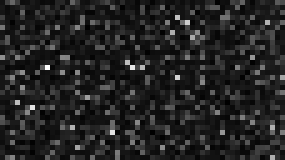
%> input picture ExampleData/pos_cell7_short copy.tif, 57 x 32 px (shown 5 times larger)
$ octave --eval "result = SMT_getWaveletNoiseLevels(imread('../../ExampleData/pos_cell7_short copy.tif'));"   (GNU Octave 9; MATLAB toolbox functions it lacks are replaced by stand-ins)
%> lines starting %> are read from the running program, lines starting %| are printed output that depends on the picture
### Detect/Wavelet/SMT_ATrous.m
function WP=SMT_ATrous(I, varargin)
%% WP=SMT_ATrous(I, varargin)
%
% Applies the A Trous wavelet transform and gives the 'levels' first wavelets
% from the image I. This wavelet acts by applying a smoothing filter (often gaussian)
% on the image and the 1st wavelet plane is the difference the original image
% and the first smoothed image. Then the smoothed image is filtered by an even
% coarser smoothing filter etc.
% For more reading consult:
% J.-L. Starck, F. Murtagh, A. Bijaoui, "Multiresolution Support Applied to
% Image Filtering and Restoration", Graph. Models Image Process, 57:5 (1995)
% J.-C. Olivo-M-Marin, "Extraction of spots in biological images using
% multiscale products", Pattern Recognition, 35 (2002).
%
% Input:
% I               : The image that should be operated on.
%
% Output:
% An [m,n,levels+1], where [m, n]=size(I). The levels+1 image plane
% is the last smoothed image.
%
% options:
% 'Levels'        : followed by the number of wavelet planes to calculate.
%                   Default value is 3.
% 'Display'       : if given, the wavelets are displayed in individual plots.
%

%% copyright notice
%%%%%%%%%%%%%%%%%%%%%%%%%%%%%%%%%%%%%%%%%%%%%%%%%%%%%%%%%%%%%%%%%%%%%%%%%%%
% SMT_ATrous.m, Performs the A Trous wavelet transform
% =========================================================================
%
% Copyright (C) 2012 Fredrik Persson
%
% E-mail: freddie.persson@gmail.com
%%%%%%%%%%%%%%%%%%%%%%%%%%%%%%%%%%%%%%%%%%%%%%%%%%%%%%%%%%%%%%%%%%%%%%%%%%%
% This program is free software: you can redistribute it and/or modify it
% under the terms of the GNU General Public License as published by the
% Free Software Foundation, either version 3 of the License, or any later
% version.
% This program is distributed in the hope that it will be useful, but
% WITHOUT ANY WARRANTY; without even the implied warranty of
% MERCHANTABILITY or FITNESS FOR A PARTICULAR PURPOSE. See the GNU General
% Public License for more details.
%
% You should have received a copy of the GNU General Public License along
% with this program. If not, see <http://www.gnu.org/licenses/>.


%% read options
levels = 3;
do_display = false;

if(nargin>1)        % parse options
    kmax = nargin;   % stopping criterion
    if iscell(varargin{1})
        varargin = varargin{1};     % fulhack
%> varargin = {''}
        kmax = length(varargin)+1;
%> kmax = 2
    end
    % argument counter
    k = 1;
    while(k<kmax)
        option=varargin{k};
        if(strcmpi(option,'Display'))
            do_display = true;
            k=k+1;
        elseif(strcmpi(option,''))     % fulhack

            k=k+1;
        elseif(strcmpi(option,'Levels'))
            if(~isempty(varargin{k+1}))
                levels=varargin{k+1};
                if(~isnumeric(levels) || levels<=2 || levels~=round(levels))
                    error('SMT_ATrous: Levels option must be followed by a positive integer larger than 2.')
                end
            end
            k=k+2;
        else
            error(['SMT_ATrous: option ' option ' not recognized.'])
        end
    end
%> this loop made 1 pass
%> (option, k) on pass 1: ('', 2)
%> after the loop, do_display = false; levels = 3
end

%% define variables

[m, n] = size(I);
%> m = 32; n = 57


originalImg = I;
%> originalImg is the input picture: size 32x57 uint16; min 445, max 542, mean 458.6
lastImg = I;
img = I;
WP = zeros(m, n, levels + 1);
%> WP: size 32x57x4 double; every value is 0
baseKernel = (1/16)*[1 4 6 4 1];
kernel = [];


%% Make the wavelet planes

if do_display
    figure('Name', ['Wavelet planes']);
end

for ind=1:levels
    if ind>1
        kernel = zeros(1,2*length(kernel)-1);
        kernel(1:2^(ind-1):end) = baseKernel;
    else
        kernel = baseKernel;
    end

    % Pad the matrix before to avoid zero-padding
    pad = (length(kernel)-1)/2;
    lastImgPad = padarray(lastImg, [pad, pad], 'replicate');

    img = conv2(kernel, kernel, lastImgPad, 'valid');

    waveletPlane = double(lastImg)-double(img);

    if do_display
        subplot(1, levels, ind);
        imagesc(waveletPlane);
    end

    WP(:, :, ind) = waveletPlane;
    lastImg = img;
end
%> this loop made 3 passes
%> pad on pass 1: 2
%> pad on passes 2 to 3: 4, 8
%> pass 1, in SMT_ATrous, `lastImgPad = padarray(lastImg, [pad, pad], 'replicate');`:
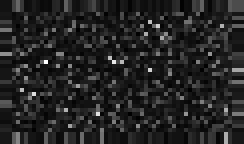
%> lastImgPad: size 36x61 uint16 (shown 4 times larger); min 445, max 542, mean 458.7; drawn with min black and max white
%> pass 1, in SMT_ATrous, `img = conv2(kernel, kernel, lastImgPad, 'valid');`:
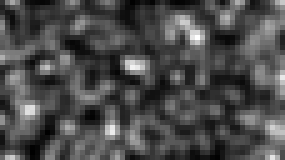
%> img: size 32x57 double (shown 5 times larger); min 452.3, max 473.6, mean 458.6; drawn with min black and max white
%> pass 1, in SMT_ATrous, `waveletPlane = double(lastImg)-double(img);`:
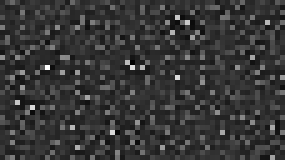
%> waveletPlane: size 32x57 double (shown 5 times larger); min -20.27, max 73.55, mean 0; drawn with min black and max white
%> pass 2, in SMT_ATrous, `lastImgPad = padarray(lastImg, [pad, pad], 'replicate');`:
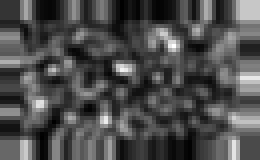
%> lastImgPad: size 40x65 double (shown 4 times larger); min 452.3, max 473.6, mean 458.8; drawn with min black and max white
%> after the loop:
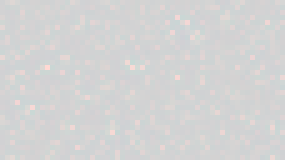
%> WP: size 32x57x4 double (shown 5 times larger); mean R, G, B, A 0, 0, 0, 0; transparent parts drawn white
%> after the loop, kernel = 17 values, max 0.375 at index 9, min 0 at index 2, mean 0.0588
WP(:, :, end) = img;
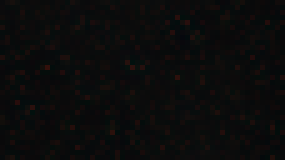
%> WP: size 32x57x4 double (shown 5 times larger); mean R, G, B, A 0, 0, 0, 458.6; transparent parts drawn white
%> `result = SMT_getWaveletNoiseLevels(imread('../../ExampleData/pos_cell7..`: result = [10.37 10.37 10.37]
end

### Detect/Wavelet/SMT_getWaveletNoiseLevels.m
function sigmaNoise = SMT_getWaveletNoiseLevels(I, varargin)
%% sigmaNoise=SMT_getWaveletNoiseLevels(I, varargin)
%
% Estimates the wavelet planes noise levels for the coefficients. It
% is possible to make use of three different methods.
%
% Input:
% I               : The data that should be operated on.
%
% Output:
% An [1, levels] array, with the corresponding significant noise levels.
%
% options:
% 'Levels'        : followed by the number of wavelet planes to use.
%                   Default value is 3.
% 'Display'       : if given, the wavelets are displayed in individual plots.
% 'simNoise'      : if given, the significance level is determined from
%                   simulated gaussian noise (Starck et al 1995).
% 'actualPlaneNoise'   : if given the significance level will be estimated from the
%                   actual plane, using a numeric prefactor (Olivo-Marin 2002).
% 'firstPlaneNoise'    : if given the significance level will be estimated from
%                   the first wavelet plane. This is the default method.
%
%

%% copyright notice
%%%%%%%%%%%%%%%%%%%%%%%%%%%%%%%%%%%%%%%%%%%%%%%%%%%%%%%%%%%%%%%%%%%%%%%%%%%
% SMT_getWaveletNoiseLevels.m, Estimates the noise levels in wavelets
% =========================================================================
%
% Copyright (C) 2012 Fredrik Persson
%
% E-mail: freddie.persson@gmail.com
%%%%%%%%%%%%%%%%%%%%%%%%%%%%%%%%%%%%%%%%%%%%%%%%%%%%%%%%%%%%%%%%%%%%%%%%%%%
% This program is free software: you can redistribute it and/or modify it
% under the terms of the GNU General Public License as published by the
% Free Software Foundation, either version 3 of the License, or any later
% version.
% This program is distributed in the hope that it will be useful, but
% WITHOUT ANY WARRANTY; without even the implied warranty of
% MERCHANTABILITY or FITNESS FOR A PARTICULAR PURPOSE. See the GNU General
% Public License for more details.
%
% You should have received a copy of the GNU General Public License along
% with this program. If not, see <http://www.gnu.org/licenses/>.

%% parse input
extraArgs_AT = {''};
levels = 3;
TH = 1;
do_simNoise = false;
do_actualPlaneNoise = false;
do_firstPlaneNoise = true;

if(nargin>1)        % parse options
    kmax = nargin;   % stopping criterion
    if iscell(varargin{1})
        varargin = varargin{1};     % fulhack
        kmax = length(varargin)+1;
    end
    % argument counter
    k = 1;
    while(k<kmax)
        option=varargin{k};
        if(strcmpi(option,'Display'))
            extraArgs_AT{end+1} = option;
            k=k+1;
        elseif(strcmpi(option,''))     % fulhack

            k=k+1;
        elseif(strcmpi(option,'simNoise'))
            do_simNoise = true;
            k=k+1;
        elseif(strcmpi(option,'actualPlaneNoise'))
            do_actualPlaneNoise = true;
            k=k+1;
        elseif(strcmpi(option,'firstPlaneNoise'))
            do_firstPlaneNoise = true;
            k=k+1;
        elseif(strcmpi(option,'Levels'))
            if(~isempty(varargin{k+1}))
                extraArgs_AT{end+1} = option;
                levels = varargin{k+1};
                extraArgs_AT{end+1} = levels;
                if(~isnumeric(levels) || levels<=2 || levels~=round(levels))
                    error('SMT_getSignWaveletLevels: Levels option must be followed by a positive integer larger than 2.')
                end
            end
            k=k+2;
        else
            error(['SMT_getSignWaveletLevels: option ' option ' not recognized.'])
        end
    end
end

%% start of actual code

tempImg = zeros(size(I));
resultImg = zeros(size(I));
WP = SMT_ATrous(I, extraArgs_AT);


% Calculate the noise behaviour at each resolution level (can also be
% approximated with std2(WP(:, :, 1)) or std2(WP(:, :, n))/0.67). [Starck et al, "Multiresolution support
% applied to image filtering and restoration", (1995); Olivo-Marin (2002)]

if do_simNoise   %(Starck et al 1995)
    sigmaNoise = ones(1, levels);
    noise = randn(512);
    noiseWP = SMT_ATrous(noise, extraArgs_AT);
    sigmaI = std2(I);
    for ind = 1:levels
        sigmaNoise(ind) = std2(noiseWP(:, :, ind))*sigmaI;
    end

elseif do_actualPlaneNoise
    %% alternative where MAD/0.7 is used (Olivo-Marin 2002, Sadler, Swami, IEEE inf theory 1999)
    sigmaNoise = ones(1, levels);
    for ind = 1:levels
        waveletplane = WP(:, :, ind);
        sigmaNoise(ind) = median(abs(waveletplane(:) - mean(waveletplane(:))))/0.7;
    end

elseif do_firstPlaneNoise
    %% alternative where std2(WP(:, :, 1)) is used (Starck et al 1995)
    sigmaNoise = std2(WP(:, :, 1))*ones(1, levels);

end

end
